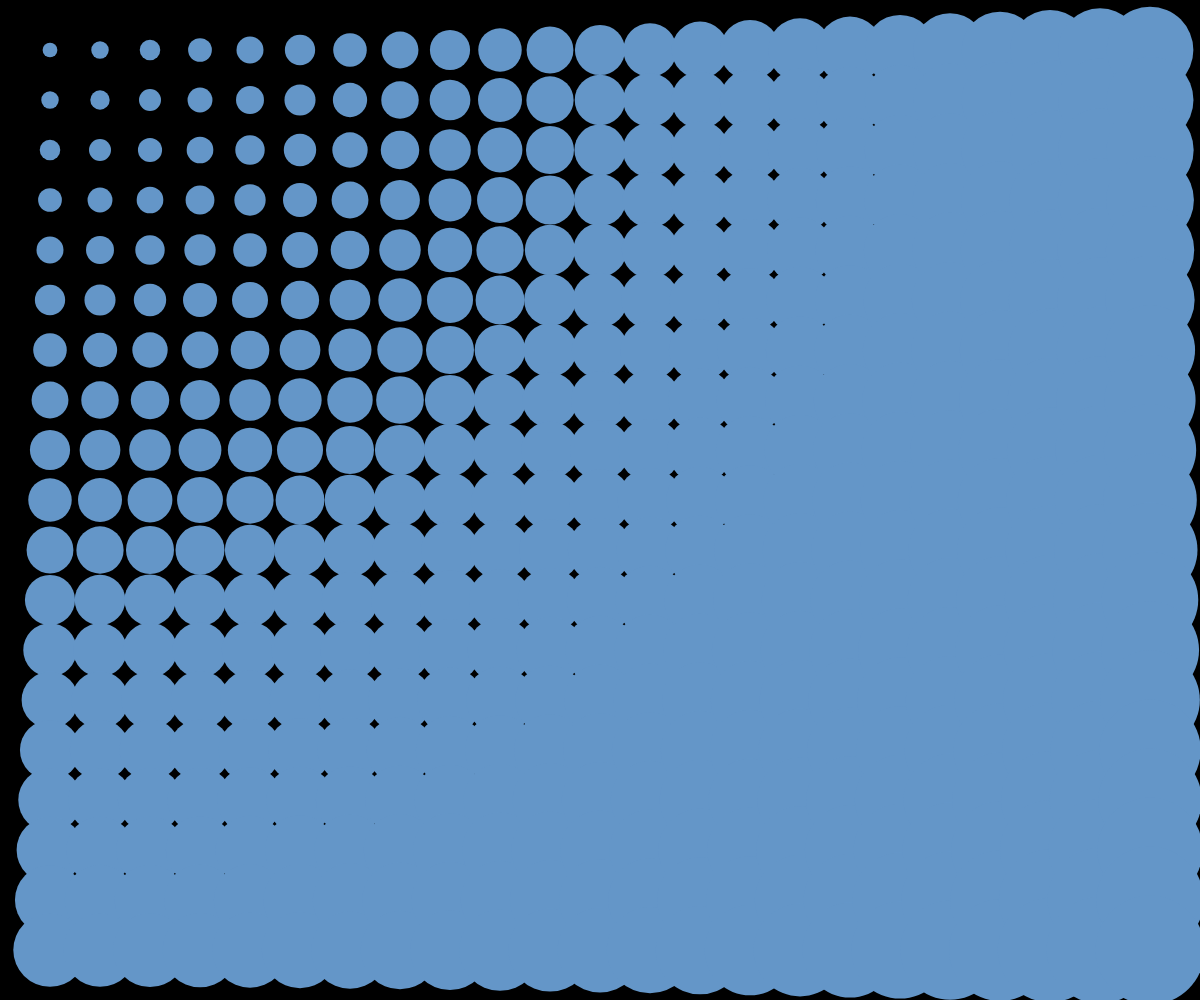
Frame 1 (no input)
Frame 60 (no input): identical to frame 1, image omitted
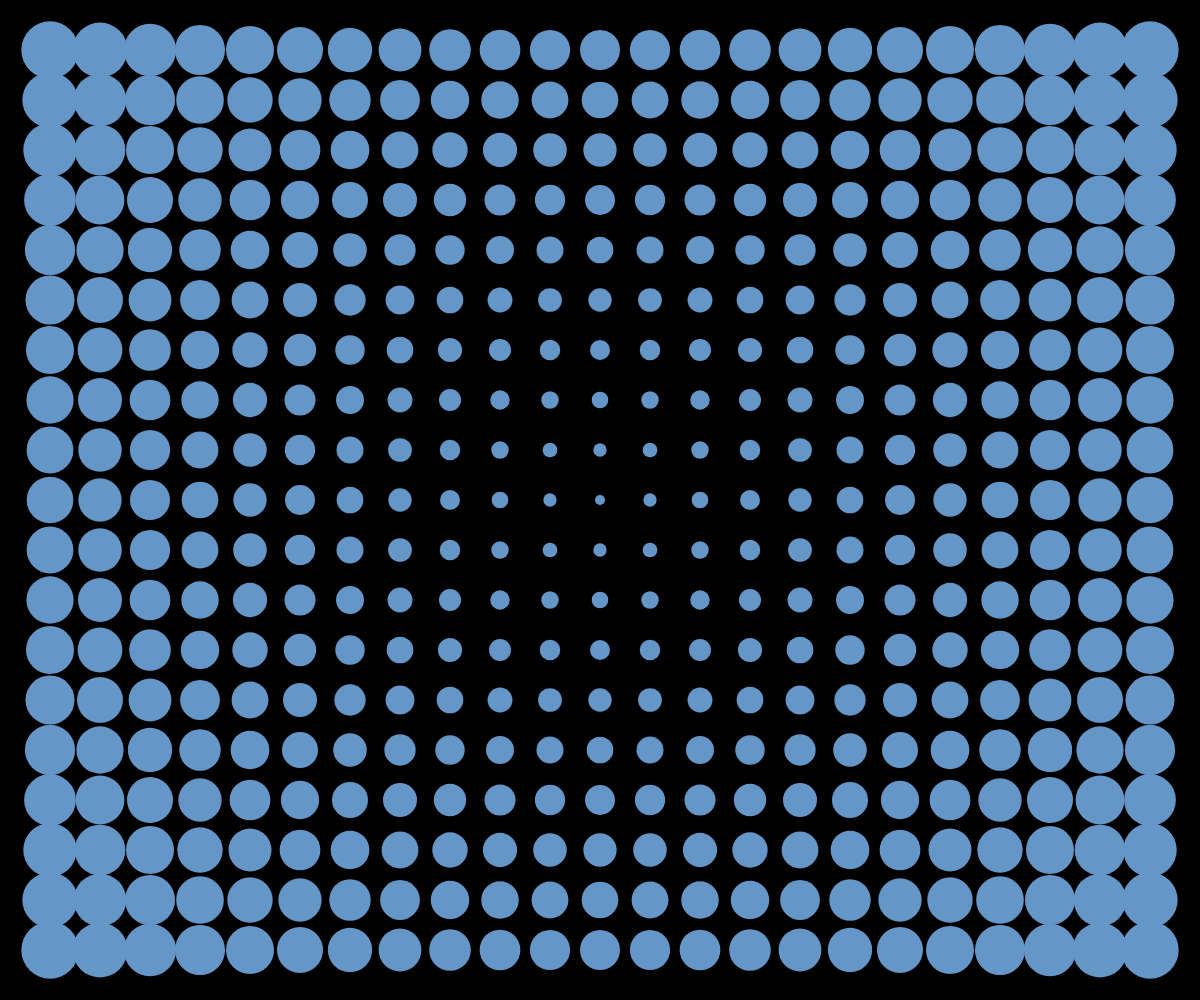
Frame 120 (the mouse pressed at the canvas centre since frame 60)

The p5.js sketch that drew these frames (run headless with seeded random() and noise() and a simulated clock; from frame 60 on, the mouse is pressed at the canvas centre):

// p5.js sketch
// ── sketch.js
function setup() {
  createCanvas(windowWidth, windowHeight);
}

function draw() {
  background(0);
  noStroke();

  for (let x = 50; x <= width - 50; x += 50) {
    for (let y = 50; y <= height - 50; y += 50) {
      let distance = dist(mouseX, mouseY, x, y);
      let diameter = map(distance, 0, width / 2, 10, 50);
      let r = random(255);
      fill(100, 150, 200);
      circle(x, y, diameter);
    }
  }
}
